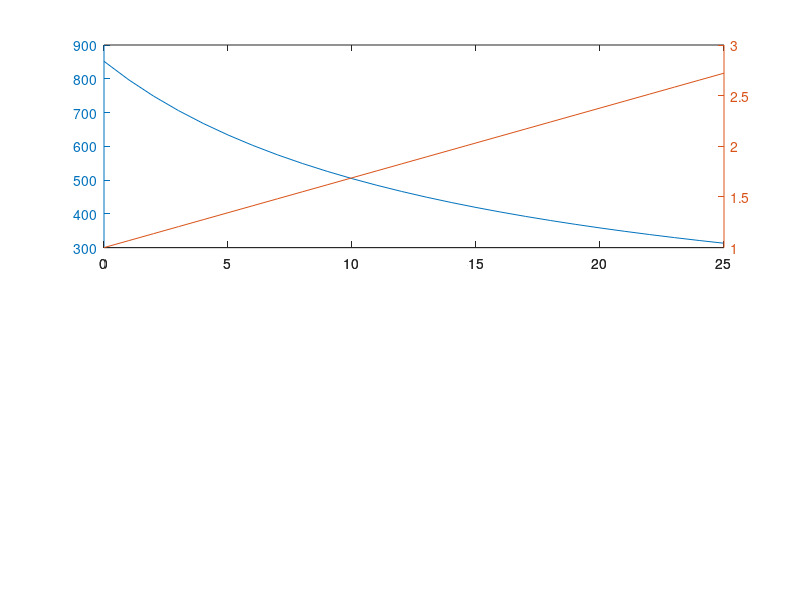

Write MATLAB code to recreate this figure. (Note: this script raises an error after producing the figure.)
clear
load timecourse_intensities.csv 
load calibration_intensities.csv
calibration_tanks = [0, 1, 7.5, 15, 21];

%%%%% Calculation for ksv
I0 = calibration_intensities(1); % intensity in absence of quencher
Ic = calibration_intensities(5);
Q0 = calibration_tanks(1);
Qc = calibration_tanks(5);
ksv = (Ic-I0)/((Q0*I0)-(Qc*Ic));

x1 = 0:1:25; % makes x values for plot of stern-volmer
stern_volmer_plot = x1*ksv+1; % values for I0/I Vs oxygen
intensity_plot = I0./(1+ksv*x1); % plots intensity(I) Vs oxygen

oxygen_percent_standard = ((I0./timecourse_intensities)-1)/ksv;

% plotting for standard S-V
subplot (2, 1, 1)
[hAx,hline1,hline2] = plotyy(x1,intensity_plot,x1,stern_volmer_plot);
hline1.Color = 'r';
hline2.Color = 'b';
title('Standard Stern-Volmer and Intensity Plot')
xlabel('% O2')
ylabel(hAx(1),'intensity') % left axis
ylabel(hAx(2),'kt*X+1') % right axis

% plotting oxygen percent
subplot(2, 1, 2)
plot(oxygen_percent_standard)
title('Oxygen for Standard Stern-Volmer')
xlabel('time')
ylabel('% O2')

%%% Two-Site Stern-Volmer fitting
Q = calibration_tanks';
I = calibration_intensities;
% This is the two-site model: (f1/(1+ksv1*Q))+(1-f1/(1+ksv2*Q))== I/I0 ; f1+f2=1, f1=1-f2 f2=1-f1
g = fittype('I0*((f1/(1+ksv1*Q))+((1-f1)/(1+ksv2*Q)))',...
            'independent',{'Q'},'dependent','I','problem','I0');
myfit = fit(Q,I,g,'problem',I0,'lower',[0 0 0],'upper',[1 inf inf],'Start',[0, 0, 0]);
coeff_twosite = coeffvalues(myfit)';
%hold on
figure   
plot(myfit,Q,I) % plots the fitting

%%%%% Calculation of oxygen from two site     
f1 = coeff_twosite(1);
f2 = 1-f1;
ksv1 = coeff_twosite(2);
ksv2 = coeff_twosite(3);
I = timecourse_intensities;
a =(I0^2*f1^2*ksv2^2 + 2*I0^2*f1*f2*ksv1*ksv2 + I0^2*f2^2*ksv1^2 + 2*I0*I*f1*ksv1*ksv2 - 2*I0*I*f1*ksv2^2 - 2*I0*I*f2*ksv1^2 + 2*I0*I*f2*ksv1*ksv2 + I.^2*ksv1^2 - 2*I.^2*ksv1*ksv2 + I.^2*ksv2^2);
b = -I*ksv2 - I*ksv1 + I0*f1*ksv2 + I0*f2*ksv1;
c = (2*I*ksv1*ksv2);
oxygen_percent_twosite = ((a.^(1/2))+b)./c;
figure
plot(oxygen_percent_twosite)